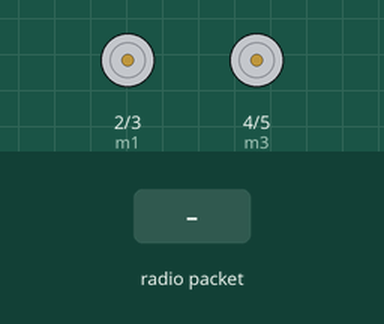
This sketch was run on a simulated Arduino Uno, built with avr-gcc and run on an emulated ATmega328P. Shown: motor-driver pin pairs drawn as motors (green arrow = first pin HIGH = forward, orange = second pin HIGH = backward, longer = more drive). The test bench sets the inputs (shaded band). No radio packets arrive unless stated.

Above: at 1.2 s.
1.3 s: radio packet "f" arrives
At 2.5 s:
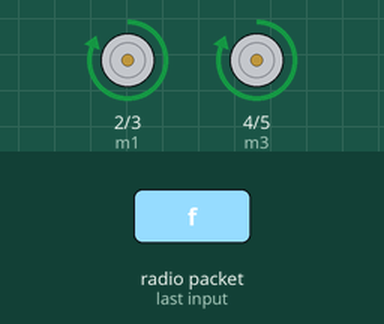
2.8 s: radio packet "b" arrives
At 3.6 s:
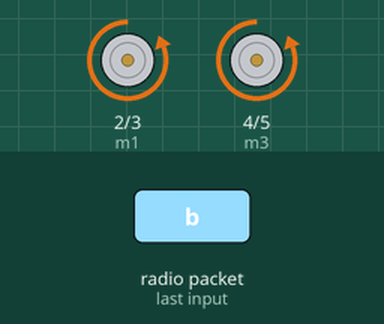
4.3 s: radio packet "l" arrives
At 4.8 s:
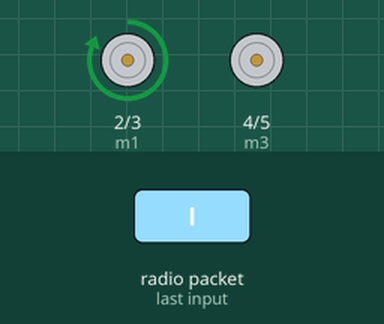
5.8 s: radio packet "r" arrives
At 7.0 s:
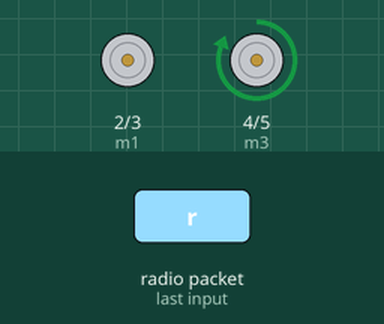
7.3 s: radio packet "s" arrives
At 8.3 s:
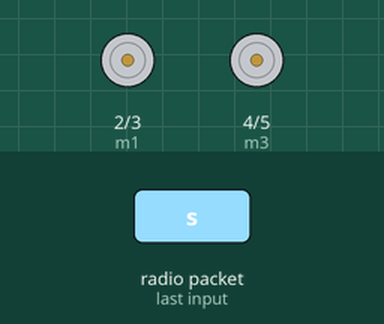
Timing chart, 0 to 9.8 s (numbered marks = the images above; inputs shaded):
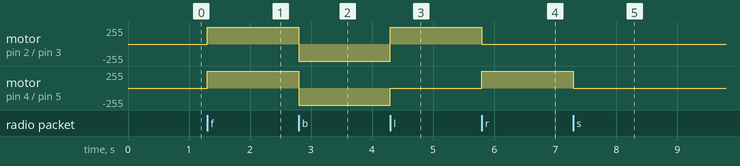

Measured:
- after the input at 1.3 s, motor on pin 2 (m1) / pin 3 (m2), motor on pin 4 (m3) / pin 5 (m4): stopped → forward 255/255 at once
- after the input at 2.8 s, motor on pin 2 (m1) / pin 3 (m2), motor on pin 4 (m3) / pin 5 (m4): forward 255/255 → backward 255/255 at once
- after the input at 4.3 s, motor on pin 2 (m1) / pin 3 (m2): backward 255/255 → forward 255/255 at once; motor on pin 4 (m3) / pin 5 (m4): backward 255/255 → stopped at once
- after the input at 5.8 s, motor on pin 2 (m1) / pin 3 (m2): forward 255/255 → stopped at once; motor on pin 4 (m3) / pin 5 (m4): stopped → forward 255/255 at once
- after the input at 7.3 s, motor on pin 4 (m3) / pin 5 (m4): forward 255/255 → stopped at once

The sketch:

Gesture_Control_Rx.ino
```cpp
#include <VirtualWire.h>

#define m1 2
#define m2 3
#define m3 4
#define m4 5

void setup() {
  // put your setup code here, to run once:
  vw_set_rx_pin(12);
  vw_setup(2000);
  pinMode(m1, OUTPUT);
  pinMode(m2, OUTPUT);
  pinMode(m3, OUTPUT);
  pinMode(m4, OUTPUT);
  vw_rx_start();
  Serial.begin(9600);
}

void loop() {
  // put your main code here, to run repeatedly:
  uint8_t val1[VW_MAX_MESSAGE_LEN];
  uint8_t val2 = VW_MAX_MESSAGE_LEN;
  if(vw_get_message(val1, &val2)){
    if(val1[0] =='f'){
      digitalWrite(m1, HIGH);
      digitalWrite(m2, LOW);
      digitalWrite(m3, HIGH);
      digitalWrite(m4, LOW);
    }
    else if(val1[0] =='b'){
      digitalWrite(m1, LOW);
      digitalWrite(m2, HIGH);
      digitalWrite(m3, LOW);
      digitalWrite(m4, HIGH);
    }
    else if(val1[0] =='l'){
      digitalWrite(m1, HIGH);
      digitalWrite(m2, LOW);
      digitalWrite(m3, LOW);
      digitalWrite(m4, LOW);
    }
    else if(val1[0] =='r'){
      digitalWrite(m1, LOW);
      digitalWrite(m2, LOW);
      digitalWrite(m3, HIGH);
      digitalWrite(m4, LOW);
    }
    else if(val1[0] =='s'){
      digitalWrite(m1, LOW);
      digitalWrite(m2, LOW);
      digitalWrite(m3, LOW);
      digitalWrite(m4, LOW);
    }
  }
}
```
